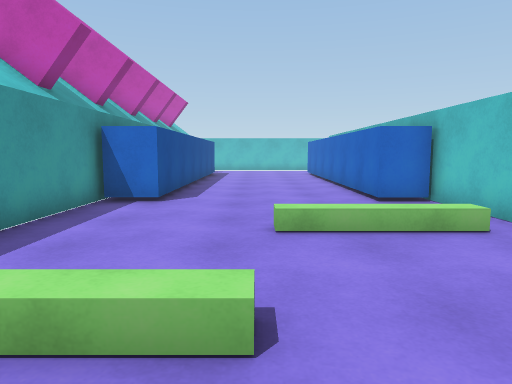
[1] (above)

16 first-person views from a walk through a Unity game level. The camera is 1.2 m above the floor, tilts 6° down and sees 70° across. The floor is counted in squares, 1 m on a side. Each view is taken from the middle of a square. On the plan, view 1 faces up. The plan holds only what a view shows up to about 15 squares ahead; the rest is blank. The place goes on beyond the plan. The player is left out.

[2]
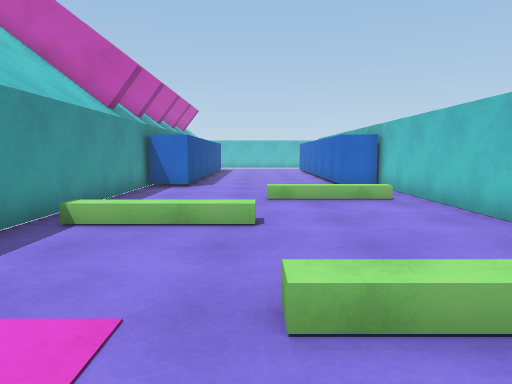

[3]
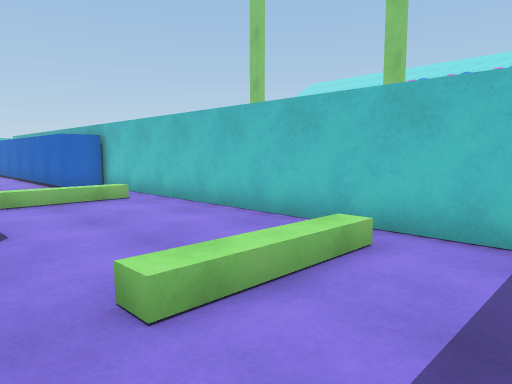

[4]
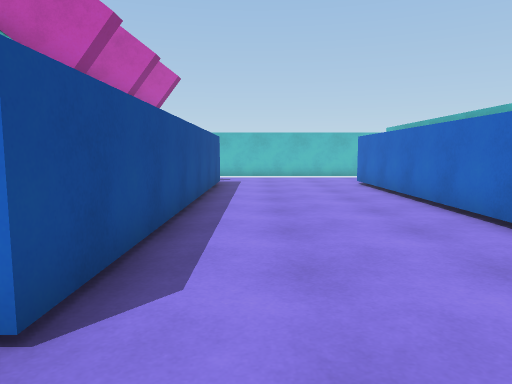

[5]
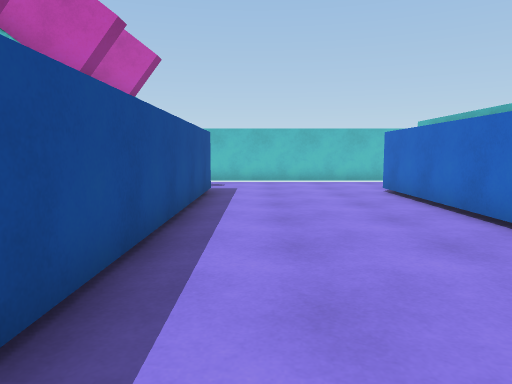

[6]
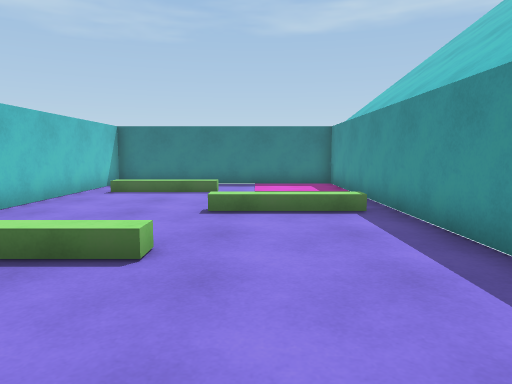

[7]
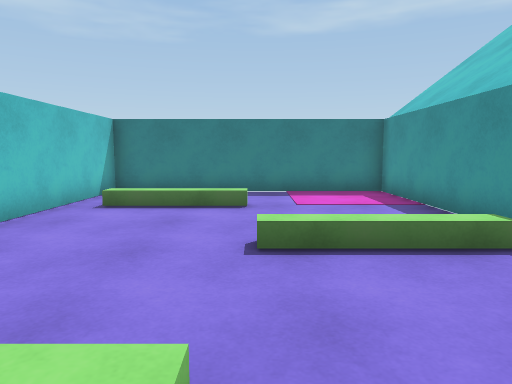

[8]
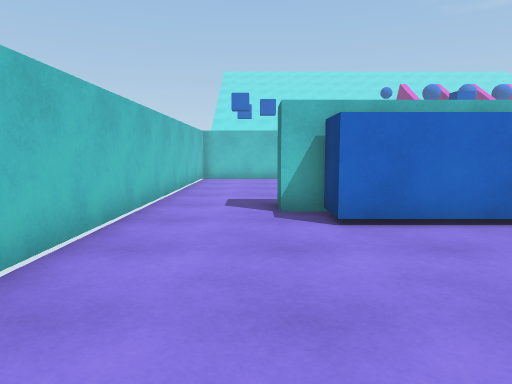

[9]
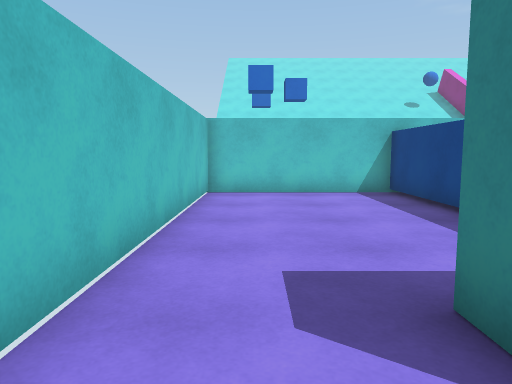

[10]
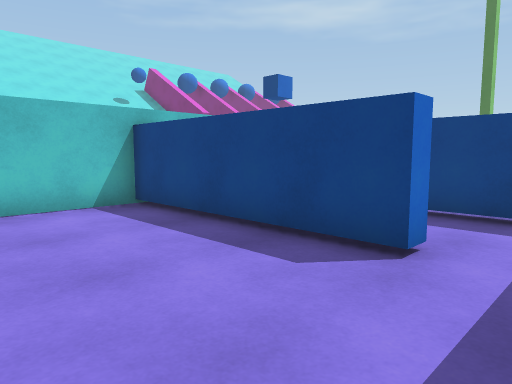

[11]
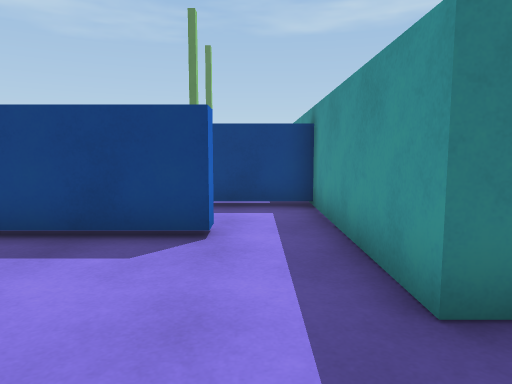

[12]
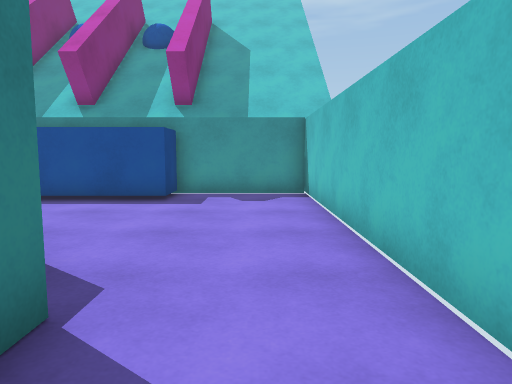

[13]
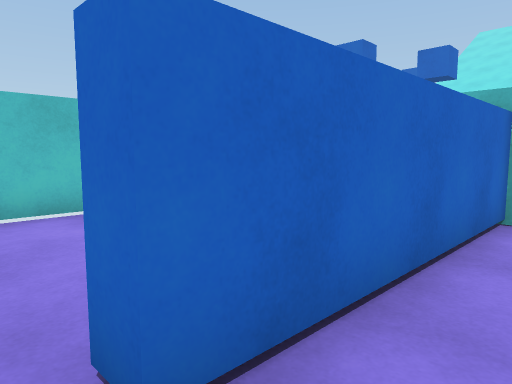

[14]
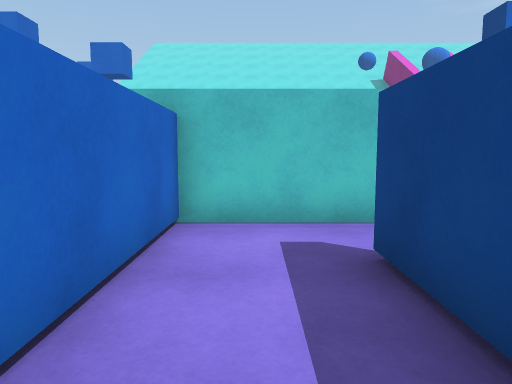

[15]
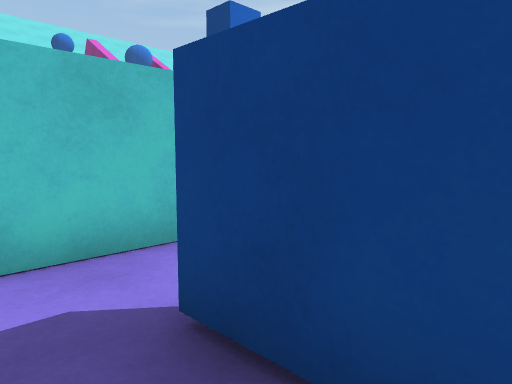

[16]
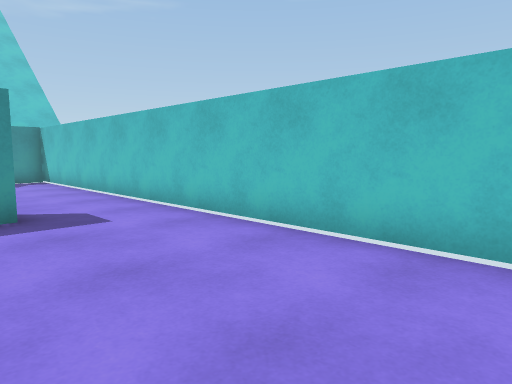

### Floor plan
Ten units are one square. View 1 is at (0, 0); x grows to the right and y downward. Boxes are objects, and circles mark ways between rooms. Rooms are numbered by the first view taken in them; rooms with no view inside come last. Other rooms are left out.
<svg viewBox="-45 -260 192 310">
<path fill="none" stroke="#000" d="M44 -91 31 -91 31 -216 45 -216 45 -225 57 -225 57 -205M-40 -98 -40 45 45 45 45 -95M77 -199 142 -199 142 -255 -40 -255 -40 -216 -24 -216 -24 -91 -39 -91M57 -205 57 -166 121 -166M142 -152 142 -193 77 -193 77 -199"/>
<circle cx="70" cy="-195" r="3" fill="#2a7"/>
<text x="20" y="-120">1</text>
<text x="100" y="-180">2</text>
</svg>
Room 1 opens to room 2.

Where each view was taken, in squares from view 1:
view 1: 0 up, 0 right, facing up
view 2: 4 down, 0 right, facing up
view 3: 4 down, 1 left, facing up-right
view 4: 7 up, 1 left, facing up
view 5: 10 up, 1 left, facing up
view 6: 10 up, 1 left, facing down
view 7: 7 up, 0 right, facing down
view 8: 23 up, 3 left, facing right
view 9: 24 up, 3 right, facing right
view 10: 24 up, 6 right, facing down-right
view 11: 25 up, 7 right, facing down
view 12: 24 up, 7 right, facing left
view 13: 18 up, 7 right, facing up-right
view 14: 18 up, 8 right, facing right
view 15: 18 up, 10 right, facing down-right
view 16: 21 up, 13 right, facing up-left
